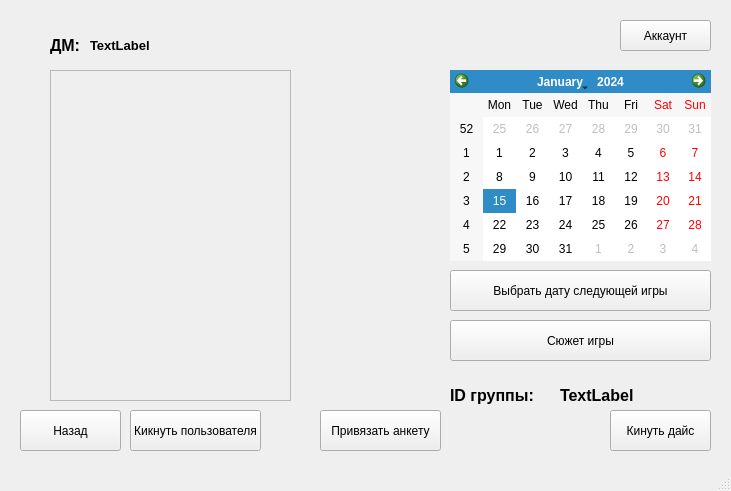
<?xml version="1.0" encoding="UTF-8"?>
<ui version="4.0">
 <class>MainWindow</class>
 <widget class="QMainWindow" name="MainWindow">
  <property name="geometry">
   <rect>
    <x>0</x>
    <y>0</y>
    <width>731</width>
    <height>491</height>
   </rect>
  </property>
  <property name="windowTitle">
   <string>MainWindow</string>
  </property>
  <widget class="QWidget" name="centralwidget">
   <widget class="QPushButton" name="account_btn">
    <property name="geometry">
     <rect>
      <x>620</x>
      <y>20</y>
      <width>91</width>
      <height>31</height>
     </rect>
    </property>
    <property name="text">
     <string>Аккаунт</string>
    </property>
   </widget>
   <widget class="QPushButton" name="throw_dice_btn">
    <property name="geometry">
     <rect>
      <x>610</x>
      <y>410</y>
      <width>101</width>
      <height>41</height>
     </rect>
    </property>
    <property name="text">
     <string>Кинуть дайс</string>
    </property>
   </widget>
   <widget class="QPushButton" name="back_btn">
    <property name="geometry">
     <rect>
      <x>20</x>
      <y>410</y>
      <width>101</width>
      <height>41</height>
     </rect>
    </property>
    <property name="text">
     <string>Назад</string>
    </property>
   </widget>
   <widget class="QLabel" name="label">
    <property name="geometry">
     <rect>
      <x>50</x>
      <y>30</y>
      <width>41</width>
      <height>31</height>
     </rect>
    </property>
    <property name="text">
     <string>&lt;html&gt;&lt;head/&gt;&lt;body&gt;&lt;p&gt;&lt;span style=&quot; font-size:12pt; font-weight:600;&quot;&gt;ДМ:&lt;/span&gt;&lt;/p&gt;&lt;/body&gt;&lt;/html&gt;</string>
    </property>
   </widget>
   <widget class="QLabel" name="dm_name">
    <property name="geometry">
     <rect>
      <x>90</x>
      <y>30</y>
      <width>71</width>
      <height>31</height>
     </rect>
    </property>
    <property name="text">
     <string>&lt;html&gt;&lt;head/&gt;&lt;body&gt;&lt;p&gt;&lt;span style=&quot; font-size:10pt; font-weight:600;&quot;&gt;TextLabel&lt;/span&gt;&lt;/p&gt;&lt;/body&gt;&lt;/html&gt;</string>
    </property>
   </widget>
   <widget class="QScrollArea" name="scroll_area">
    <property name="geometry">
     <rect>
      <x>50</x>
      <y>70</y>
      <width>241</width>
      <height>331</height>
     </rect>
    </property>
    <property name="widgetResizable">
     <bool>true</bool>
    </property>
    <widget class="QWidget" name="scrollAreaWidgetContents">
     <property name="geometry">
      <rect>
       <x>0</x>
       <y>0</y>
       <width>239</width>
       <height>329</height>
      </rect>
     </property>
    </widget>
   </widget>
   <widget class="QCalendarWidget" name="games_calendar">
    <property name="geometry">
     <rect>
      <x>450</x>
      <y>70</y>
      <width>261</width>
      <height>191</height>
     </rect>
    </property>
    <property name="selectionMode">
     <enum>QCalendarWidget::NoSelection</enum>
    </property>
   </widget>
   <widget class="QPushButton" name="set_game_date_btn">
    <property name="geometry">
     <rect>
      <x>450</x>
      <y>270</y>
      <width>261</width>
      <height>41</height>
     </rect>
    </property>
    <property name="text">
     <string>Выбрать дату следующей игры</string>
    </property>
   </widget>
   <widget class="QLabel" name="label_2">
    <property name="geometry">
     <rect>
      <x>450</x>
      <y>380</y>
      <width>101</width>
      <height>31</height>
     </rect>
    </property>
    <property name="text">
     <string>&lt;html&gt;&lt;head/&gt;&lt;body&gt;&lt;p&gt;&lt;span style=&quot; font-size:12pt; font-weight:600;&quot;&gt;ID группы:&lt;/span&gt;&lt;/p&gt;&lt;/body&gt;&lt;/html&gt;</string>
    </property>
   </widget>
   <widget class="QLabel" name="group_id_lb">
    <property name="geometry">
     <rect>
      <x>560</x>
      <y>380</y>
      <width>91</width>
      <height>31</height>
     </rect>
    </property>
    <property name="text">
     <string>&lt;html&gt;&lt;head/&gt;&lt;body&gt;&lt;p&gt;&lt;span style=&quot; font-size:12pt; font-weight:600;&quot;&gt;TextLabel&lt;/span&gt;&lt;/p&gt;&lt;/body&gt;&lt;/html&gt;</string>
    </property>
   </widget>
   <widget class="QPushButton" name="plot_btn">
    <property name="geometry">
     <rect>
      <x>450</x>
      <y>320</y>
      <width>261</width>
      <height>41</height>
     </rect>
    </property>
    <property name="text">
     <string>Сюжет игры</string>
    </property>
   </widget>
   <widget class="QPushButton" name="connect_questionnaire_btn">
    <property name="geometry">
     <rect>
      <x>320</x>
      <y>410</y>
      <width>121</width>
      <height>41</height>
     </rect>
    </property>
    <property name="text">
     <string>Привязать анкету</string>
    </property>
   </widget>
   <widget class="QPushButton" name="kick_member_btn">
    <property name="geometry">
     <rect>
      <x>130</x>
      <y>410</y>
      <width>131</width>
      <height>41</height>
     </rect>
    </property>
    <property name="text">
     <string>Кикнуть пользователя</string>
    </property>
   </widget>
  </widget>
  <widget class="QStatusBar" name="statusbar"/>
 </widget>
 <resources/>
 <connections/>
</ui>
